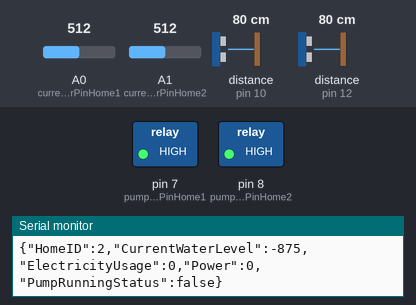
A sketch run on a simulated Arduino Uno, built with avr-gcc and run on an emulated ATmega328P. Parts: switched loads named in the sketch (green lamp = pin HIGH), the last lines printed to the serial monitor. Wiring (inferred from the names in the program): 2 × ultrasonic range finder: trigger pin 9, echo pin 10 / trigger pin 11, echo pin 12. The inputs (shaded band) are chosen by the test bench; at power-on: distance to the obstacle (sensors on pin 12, pin 10) 80 cm, A0 (currentSensorPinHome1) = 512, A1 (currentSensorPinHome2) = 512. The echo pulse lasts 58.3 µs per cm; pins used as bus, display or sensor lines are not drawn.

Above: at 11.2 s.
11.3 s: distance to the obstacle (sensor on pin 12) set to 11 cm
14.0 s: distance to the obstacle (sensor on pin 12) set to 8 cm
At 14.8 s:
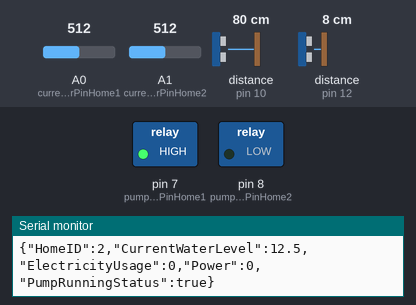
16.7 s: distance to the obstacle (sensor on pin 12) set to 6 cm
19.9 s: distance to the obstacle (sensor on pin 12) set to 3 cm
At 22.1 s:
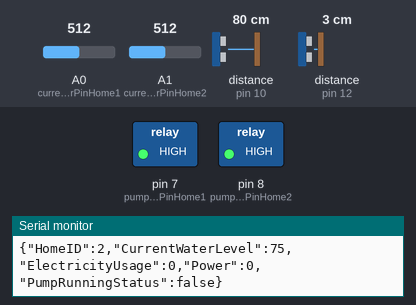
22.6 s: distance to the obstacle (sensor on pin 12) set to 9 cm
At 24.0 s:
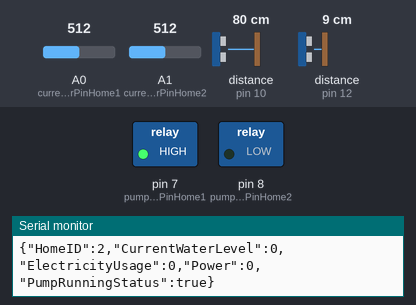
Timing chart, 0 to 25.6 s (numbered marks = the images above; inputs shaded):
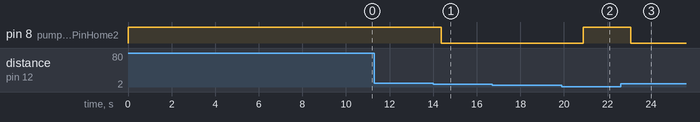

Measured:
- the behaviour switches between 10 and 9 cm on distance to the obstacle (sensor on pin 12) (found by bisection; images 0 and 1)
- the behaviour switches between 5 and 4 cm on distance to the obstacle (sensor on pin 12) (found by bisection; images 1 and 2)
- after the input at 14.0 s, pin 8 (pumpRelayPinHome2): HIGH → LOW after 0.37 s
- after the input at 19.9 s, pin 8 (pumpRelayPinHome2): LOW → HIGH after 1.0 s
- after the input at 22.6 s, pin 8 (pumpRelayPinHome2): HIGH → LOW after 0.47 s

The sketch:

auto_control.ino
```cpp
#include <ArduinoJson.h>

// Parameters
const float tank_height1 = 6.0;    // Height of the tank in cm (adjust according to actual tank height)
const float tank_height2 = 8.0;    // Height of the tank in cm (adjust according to actual tank height)
const float systemVoltage = 5.0;  // Voltage of the system (change according to your local voltage)

// Pin definitions for ultrasonic sensors, pumps, and current sensors for two homes
const int trigPinHome1 = 9;
const int echoPinHome1 = 10;
const int trigPinHome2 = 11;
const int echoPinHome2 = 12;
const int pumpRelayPinHome1 = 7;
const int pumpRelayPinHome2 = 8;
const int currentSensorPinHome1 = A0;
const int currentSensorPinHome2 = A1;

// Variables for sensor readings and pump control
long durationHome1, durationHome2;
float distanceHome1, distanceHome2;
float currentHome1, currentHome2;
float powerHome1, powerHome2;  // Power in watts
float currentWaterLevelHome1, currentWaterLevelHome2;

// AS712 sensor calibration constants
const float voltageRef = 5.0;
const int adcResolution = 1024;
const float zeroCurrentOffset = 2.5;
const float sensitivity = 0.185;

// Flag to check if a pump is running
bool isPump1Running = false;
bool isPump2Running = false;

void setup() {
  Serial.begin(9600);

  // Setup pin modes for sensors and relays
  pinMode(trigPinHome1, OUTPUT);
  pinMode(echoPinHome1, INPUT);
  pinMode(trigPinHome2, OUTPUT);
  pinMode(echoPinHome2, INPUT);
  pinMode(pumpRelayPinHome1, OUTPUT);
  pinMode(pumpRelayPinHome2, OUTPUT);

  // Turn pumps off initially
  digitalWrite(pumpRelayPinHome1, HIGH);  // Relay is off when HIGH (pump OFF)
  digitalWrite(pumpRelayPinHome2, HIGH);  // Relay is off when HIGH (pump OFF)
  delay(10000);
}

void loop() {
  // Measure water levels for both homes
  distanceHome1 = measureDistance(trigPinHome1, echoPinHome1);
  distanceHome2 = measureDistance(trigPinHome2, echoPinHome2);

  // Control the pumps based on water levels
  controlPumps();

  // Measure current consumption for both homes
  currentHome1 = measureCurrent(currentSensorPinHome1);
  currentHome2 = measureCurrent(currentSensorPinHome2);

  // Calculate power usage for both homes
  powerHome1 = currentHome1 * systemVoltage;  // Power (Watts) = Current (Amps) * Voltage (Volts)
  powerHome2 = currentHome2 * systemVoltage;

  // Send the measured data to Python via Serial in JSON format
  sendJsonData();

  delay(2000);  // Wait for 1 second before the next loop
}

// Function to measure distance using an ultrasonic sensor
int measureDistance(int trigPin, int echoPin) {
  digitalWrite(trigPin, LOW);
  delayMicroseconds(2);
  digitalWrite(trigPin, HIGH);
  delayMicroseconds(10);
  digitalWrite(trigPin, LOW);
  long duration = pulseIn(echoPin, HIGH);
  float distanceCm = duration * 0.034 / 2;
  return distanceCm;
}

// Function to measure current using the AS712 current sensor
float measureCurrent(int currentSensorPin) {
  int sensorValue = analogRead(currentSensorPin);
  float sensorVoltage = sensorValue * (voltageRef / adcResolution);
  float current = (sensorVoltage - zeroCurrentOffset) / sensitivity;

  // Prevent negative current readings
  if (current < 0) {
    current = 0;
  }
  return current;
}

// Function to control pumps based on water levels and priority
void controlPumps() {
  // Calculate water levels in percentage based on tank height
  currentWaterLevelHome1 = ((tank_height1 - distanceHome1) / tank_height1) * 100;  // Water level as a percentage
  currentWaterLevelHome2 = ((tank_height2 - distanceHome2) / tank_height2) * 100;

  Serial.println("Distance1: " + String(distanceHome1));
  Serial.println("Distance2: " + String(distanceHome2));

  // Home 1 pump control
  if (currentWaterLevelHome1 >= 0 && currentWaterLevelHome1 < 50 && !isPump2Running) {
    // Turn on pump for Home 1 if water level is below 50%
    digitalWrite(pumpRelayPinHome1, LOW);
    isPump1Running = true;
  } else {
    // Turn off pump for Home 1 if water level reaches 90%
    digitalWrite(pumpRelayPinHome1, HIGH);
    isPump1Running = false;
  }

  // Home 2 pump control
  if (currentWaterLevelHome2>=0 && currentWaterLevelHome2 < 60 && !isPump1Running) {
    // Turn on pump for Home 2 if water level is below 50%
    digitalWrite(pumpRelayPinHome2, LOW);
    isPump2Running = true;
  } else {
    // Turn off pump for Home 2 if water level reaches 90%
    digitalWrite(pumpRelayPinHome2, HIGH);
    isPump2Running = false;
  }
}

// Function to send data as JSON via Serial
void sendJsonData() {
  StaticJsonDocument<512> jsonDoc1;
  StaticJsonDocument<512> jsonDoc2;

  // Home 1 data
  jsonDoc1["HomeID"] = 1;
  jsonDoc1["CurrentWaterLevel"] = currentWaterLevelHome1;
  jsonDoc1["ElectricityUsage"] = currentHome1;
  jsonDoc1["Power"] = powerHome1;
  jsonDoc1["PumpRunningStatus"] = isPump1Running;

  // Home 2 data
  jsonDoc2["HomeID"] = 2;
  jsonDoc2["CurrentWaterLevel"] = currentWaterLevelHome2;
  jsonDoc2["ElectricityUsage"] = currentHome2;
  jsonDoc2["Power"] = powerHome2;
  jsonDoc2["PumpRunningStatus"] = isPump2Running;

  // Serialize JSON data and send via Serial
  serializeJson(jsonDoc1, Serial);
  Serial.println();
  serializeJson(jsonDoc2, Serial);
  Serial.println();
}
```
